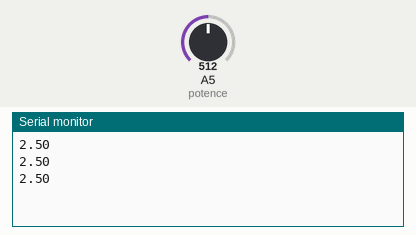
The sketch below on a simulated Arduino Uno, built with avr-gcc and run on an emulated ATmega328P. On the bench: the last lines printed to the serial monitor. The inputs (shaded band) are chosen by the test bench; at power-on: A5 (potence) = 512.

Above: at 1.3 s.
1.4 s: A5 (potence) set to 716
At 1.9 s:
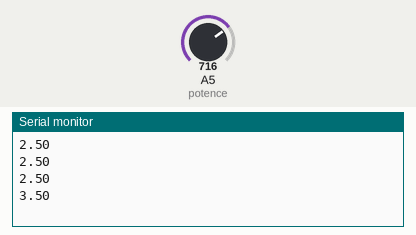
2.9 s: A5 (potence) set to 900
At 3.4 s:
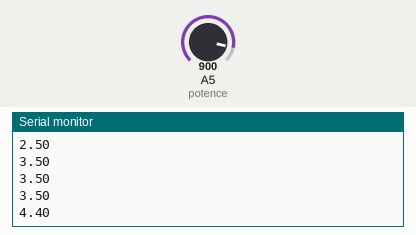
Timing chart, 0 to 5.9 s (numbered marks = the images above; inputs shaded):
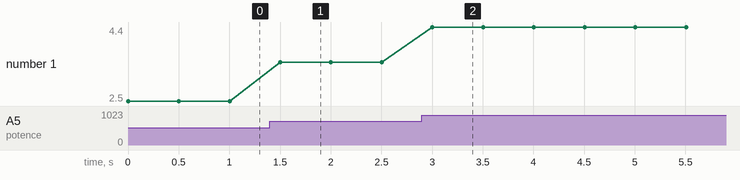

Measured:
- after the input at 1.4 s, the serial monitor: prints a new line after 0.10 s (image 1)
- after the input at 2.9 s, the serial monitor: prints a new line after 0.10 s (image 2)
- plotted number 1: 2.5 → 3.5 after the input at 1.4 s, 3.5 → 4.4 after the input at 2.9 s

The sketch:

lire_variantion_power_with_led1.ino
```cpp
// C++ code
//
int potence = A5;
float calculvolt;//pour convertir la valeur 1023 en VOLT
void setup()
{
  pinMode(potence, INPUT);
  Serial.begin(9600);
}

void loop()
{
  calculvolt = (5./1023.)*(analogRead(potence));//conversion de la5v valeur d'entée
  Serial.println(calculvolt);
  delay(500);
}
```
